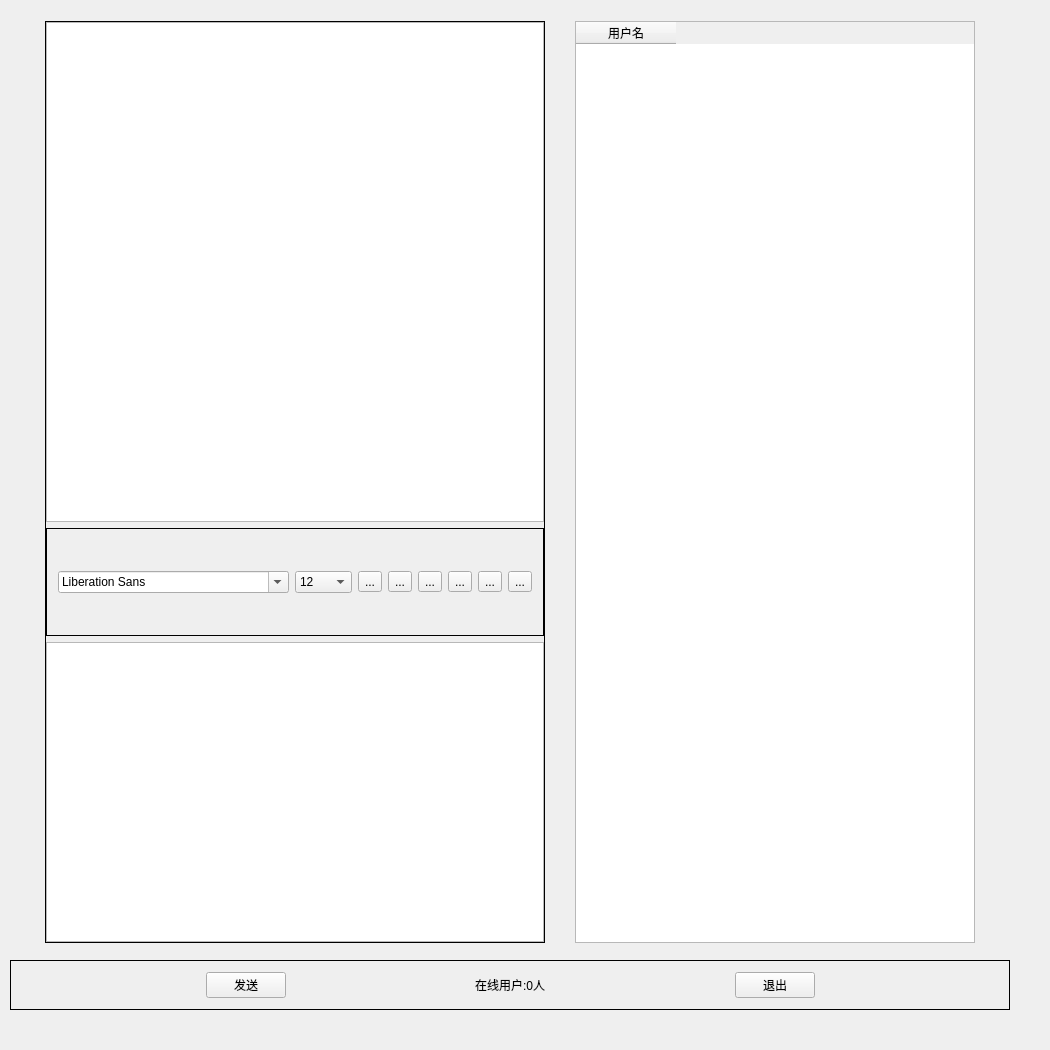
<?xml version="1.0" encoding="UTF-8"?>
<ui version="4.0">
 <class>Widget</class>
 <widget class="QWidget" name="Widget">
  <property name="geometry">
   <rect>
    <x>0</x>
    <y>0</y>
    <width>1050</width>
    <height>1050</height>
   </rect>
  </property>
  <property name="minimumSize">
   <size>
    <width>1000</width>
    <height>1000</height>
   </size>
  </property>
  <property name="windowTitle">
   <string>Widget</string>
  </property>
  <widget class="QWidget" name="widget_6" native="true">
   <property name="geometry">
    <rect>
     <x>10</x>
     <y>10</y>
     <width>1000</width>
     <height>1000</height>
    </rect>
   </property>
   <layout class="QVBoxLayout" name="verticalLayout_3">
    <property name="leftMargin">
     <number>0</number>
    </property>
    <property name="topMargin">
     <number>0</number>
    </property>
    <property name="rightMargin">
     <number>0</number>
    </property>
    <property name="bottomMargin">
     <number>0</number>
    </property>
    <item>
     <widget class="QWidget" name="widget_4" native="true">
      <layout class="QHBoxLayout" name="horizontalLayout_4">
       <item>
        <widget class="QFrame" name="frame_3">
         <property name="maximumSize">
          <size>
           <width>500</width>
           <height>16777215</height>
          </size>
         </property>
         <property name="frameShape">
          <enum>QFrame::Box</enum>
         </property>
         <layout class="QVBoxLayout" name="verticalLayout_2">
          <property name="leftMargin">
           <number>0</number>
          </property>
          <property name="topMargin">
           <number>0</number>
          </property>
          <property name="rightMargin">
           <number>0</number>
          </property>
          <property name="bottomMargin">
           <number>0</number>
          </property>
          <item>
           <widget class="QTextBrowser" name="msgBrowser">
            <property name="minimumSize">
             <size>
              <width>0</width>
              <height>300</height>
             </size>
            </property>
            <property name="maximumSize">
             <size>
              <width>16777215</width>
              <height>500</height>
             </size>
            </property>
           </widget>
          </item>
          <item>
           <widget class="QFrame" name="frame_2">
            <property name="minimumSize">
             <size>
              <width>0</width>
              <height>100</height>
             </size>
            </property>
            <property name="frameShape">
             <enum>QFrame::Box</enum>
            </property>
            <layout class="QHBoxLayout" name="horizontalLayout">
             <item>
              <widget class="QFontComboBox" name="fontCbx"/>
             </item>
             <item>
              <widget class="QComboBox" name="sizeCbx">
               <property name="currentIndex">
                <number>4</number>
               </property>
               <property name="iconSize">
                <size>
                 <width>60</width>
                 <height>60</height>
                </size>
               </property>
               <item>
                <property name="text">
                 <string>8</string>
                </property>
               </item>
               <item>
                <property name="text">
                 <string>9</string>
                </property>
               </item>
               <item>
                <property name="text">
                 <string>10</string>
                </property>
               </item>
               <item>
                <property name="text">
                 <string>11</string>
                </property>
               </item>
               <item>
                <property name="text">
                 <string>12</string>
                </property>
               </item>
               <item>
                <property name="text">
                 <string>13</string>
                </property>
               </item>
               <item>
                <property name="text">
                 <string>14</string>
                </property>
               </item>
               <item>
                <property name="text">
                 <string>15</string>
                </property>
               </item>
               <item>
                <property name="text">
                 <string>16</string>
                </property>
               </item>
               <item>
                <property name="text">
                 <string>17</string>
                </property>
               </item>
               <item>
                <property name="text">
                 <string>18</string>
                </property>
               </item>
               <item>
                <property name="text">
                 <string>19</string>
                </property>
               </item>
               <item>
                <property name="text">
                 <string>20</string>
                </property>
               </item>
               <item>
                <property name="text">
                 <string>21</string>
                </property>
               </item>
               <item>
                <property name="text">
                 <string>22</string>
                </property>
               </item>
              </widget>
             </item>
             <item>
              <widget class="QToolButton" name="boldTBtn">
               <property name="toolTip">
                <string>加粗</string>
               </property>
               <property name="text">
                <string>...</string>
               </property>
               <property name="icon">
                <iconset resource="rec.qrc">
                 <normaloff>:/Myself/加粗.png</normaloff>:/Myself/加粗.png</iconset>
               </property>
               <property name="iconSize">
                <size>
                 <width>40</width>
                 <height>40</height>
                </size>
               </property>
               <property name="checkable">
                <bool>true</bool>
               </property>
              </widget>
             </item>
             <item>
              <widget class="QToolButton" name="italicTBtn">
               <property name="toolTip">
                <string>倾斜</string>
               </property>
               <property name="text">
                <string>...</string>
               </property>
               <property name="icon">
                <iconset resource="rec.qrc">
                 <normaloff>:/Myself/倾斜.png</normaloff>:/Myself/倾斜.png</iconset>
               </property>
               <property name="iconSize">
                <size>
                 <width>40</width>
                 <height>40</height>
                </size>
               </property>
               <property name="checkable">
                <bool>true</bool>
               </property>
              </widget>
             </item>
             <item>
              <widget class="QToolButton" name="underlineTBtn">
               <property name="toolTip">
                <string>下划线</string>
               </property>
               <property name="text">
                <string>...</string>
               </property>
               <property name="icon">
                <iconset resource="rec.qrc">
                 <normaloff>:/Myself/下划线.png</normaloff>:/Myself/下划线.png</iconset>
               </property>
               <property name="iconSize">
                <size>
                 <width>40</width>
                 <height>40</height>
                </size>
               </property>
               <property name="checkable">
                <bool>true</bool>
               </property>
              </widget>
             </item>
             <item>
              <widget class="QToolButton" name="colorTBtn">
               <property name="toolTip">
                <string>改颜色</string>
               </property>
               <property name="text">
                <string>...</string>
               </property>
               <property name="icon">
                <iconset resource="rec.qrc">
                 <normaloff>:/Myself/五角星.png</normaloff>:/Myself/五角星.png</iconset>
               </property>
               <property name="iconSize">
                <size>
                 <width>40</width>
                 <height>40</height>
                </size>
               </property>
              </widget>
             </item>
             <item>
              <widget class="QToolButton" name="saveTBtn">
               <property name="toolTip">
                <string>保存</string>
               </property>
               <property name="text">
                <string>...</string>
               </property>
               <property name="icon">
                <iconset resource="rec.qrc">
                 <normaloff>:/Myself/下载.png</normaloff>:/Myself/下载.png</iconset>
               </property>
               <property name="iconSize">
                <size>
                 <width>40</width>
                 <height>40</height>
                </size>
               </property>
              </widget>
             </item>
             <item>
              <widget class="QToolButton" name="clearTBtn">
               <property name="toolTip">
                <string>清空</string>
               </property>
               <property name="text">
                <string>...</string>
               </property>
               <property name="icon">
                <iconset resource="rec.qrc">
                 <normaloff>:/Myself/扫帚.png</normaloff>:/Myself/扫帚.png</iconset>
               </property>
               <property name="iconSize">
                <size>
                 <width>40</width>
                 <height>40</height>
                </size>
               </property>
              </widget>
             </item>
            </layout>
           </widget>
          </item>
          <item>
           <widget class="QTextEdit" name="msgTxtEdit">
            <property name="minimumSize">
             <size>
              <width>0</width>
              <height>300</height>
             </size>
            </property>
            <property name="maximumSize">
             <size>
              <width>16777215</width>
              <height>300</height>
             </size>
            </property>
           </widget>
          </item>
         </layout>
         <zorder>frame_2</zorder>
         <zorder>msgTxtEdit</zorder>
         <zorder>msgBrowser</zorder>
        </widget>
       </item>
       <item>
        <widget class="QTableWidget" name="usrTblWidget">
         <property name="maximumSize">
          <size>
           <width>400</width>
           <height>16777215</height>
          </size>
         </property>
         <property name="sizeIncrement">
          <size>
           <width>400</width>
           <height>0</height>
          </size>
         </property>
         <property name="baseSize">
          <size>
           <width>0</width>
           <height>0</height>
          </size>
         </property>
         <property name="selectionMode">
          <enum>QAbstractItemView::SingleSelection</enum>
         </property>
         <property name="selectionBehavior">
          <enum>QAbstractItemView::SelectRows</enum>
         </property>
         <column>
          <property name="text">
           <string>用户名</string>
          </property>
         </column>
        </widget>
       </item>
      </layout>
     </widget>
    </item>
    <item>
     <widget class="QFrame" name="frame_5">
      <property name="frameShape">
       <enum>QFrame::Box</enum>
      </property>
      <layout class="QHBoxLayout" name="horizontalLayout_5">
       <item>
        <spacer name="horizontalSpacer">
         <property name="orientation">
          <enum>Qt::Horizontal</enum>
         </property>
         <property name="sizeHint" stdset="0">
          <size>
           <width>40</width>
           <height>20</height>
          </size>
         </property>
        </spacer>
       </item>
       <item>
        <widget class="QPushButton" name="sendBtn">
         <property name="text">
          <string>发送</string>
         </property>
         <property name="shortcut">
          <string>Ctrl+Return</string>
         </property>
        </widget>
       </item>
       <item>
        <spacer name="horizontalSpacer_2">
         <property name="orientation">
          <enum>Qt::Horizontal</enum>
         </property>
         <property name="sizeHint" stdset="0">
          <size>
           <width>40</width>
           <height>20</height>
          </size>
         </property>
        </spacer>
       </item>
       <item>
        <widget class="QLabel" name="usrNumLbl">
         <property name="text">
          <string>在线用户:0人</string>
         </property>
        </widget>
       </item>
       <item>
        <spacer name="horizontalSpacer_3">
         <property name="orientation">
          <enum>Qt::Horizontal</enum>
         </property>
         <property name="sizeHint" stdset="0">
          <size>
           <width>40</width>
           <height>20</height>
          </size>
         </property>
        </spacer>
       </item>
       <item>
        <widget class="QPushButton" name="exitBtn">
         <property name="text">
          <string>退出</string>
         </property>
         <property name="shortcut">
          <string>Ctrl+Del</string>
         </property>
        </widget>
       </item>
       <item>
        <spacer name="horizontalSpacer_4">
         <property name="orientation">
          <enum>Qt::Horizontal</enum>
         </property>
         <property name="sizeHint" stdset="0">
          <size>
           <width>40</width>
           <height>20</height>
          </size>
         </property>
        </spacer>
       </item>
      </layout>
     </widget>
    </item>
   </layout>
  </widget>
 </widget>
 <layoutdefault spacing="6" margin="11"/>
 <resources>
  <include location="rec.qrc"/>
 </resources>
 <connections/>
</ui>
